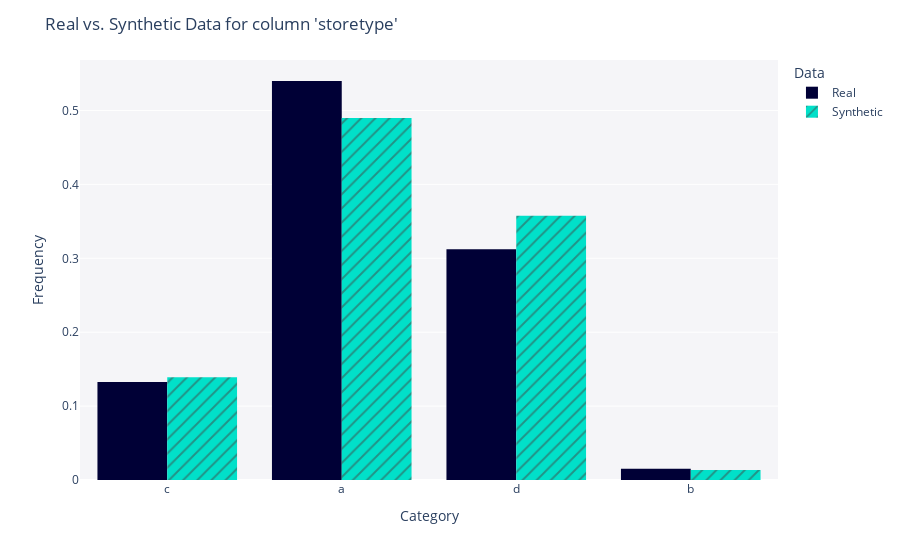
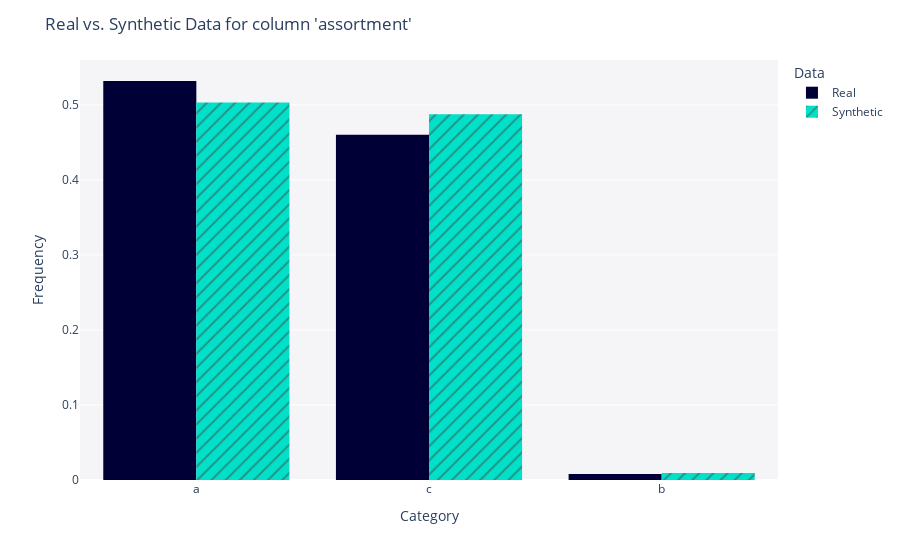
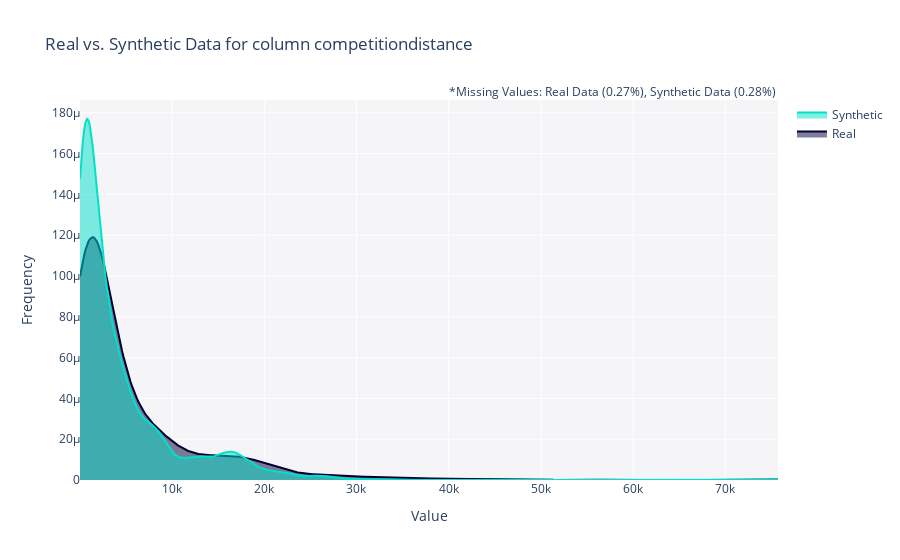
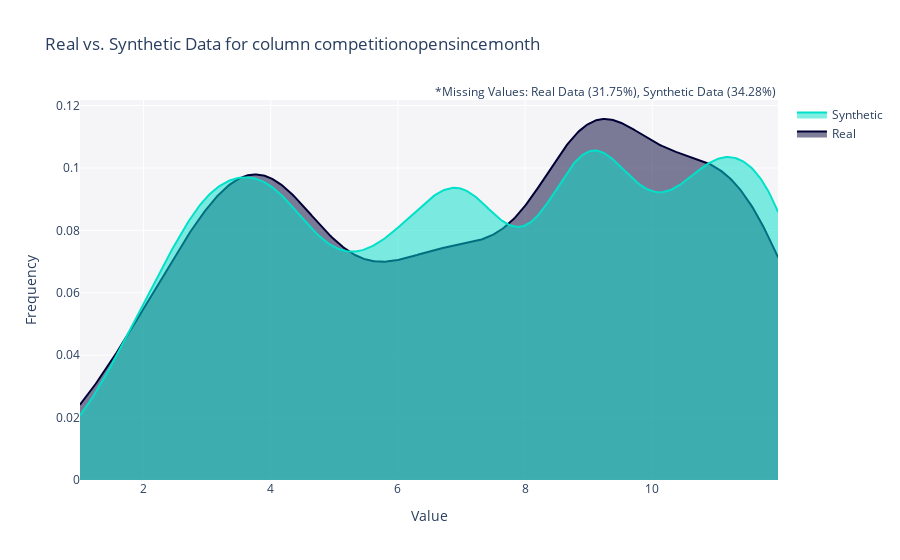

The notebook cell saved with these charts, in order:
### Code cell
plot_all_columns(real_data, synthetic_data, metadata)

### Figure 1 — Plotly figure (JSON) as saved in the notebook; plotly's stock layout.template omitted (floating-point values rounded to 4 significant figures; data arrays with more than 128 entries replaced by an {"elided": "..."} marker saying what was removed)
{"data": [{"alignmentgroup": "True", "bingroup": "x", "histnorm": "probability density", "hovertemplate": "<b>Real</b><br>Frequency: %{y}<extra></extra>", "legendgroup": "Real", "marker": {"color": "#000036", "pattern": {"shape": ""}}, "name": "Real", "offsetgroup": "Real", "orientation": "v", "showlegend": true, "type": "histogram", "x": {"elided": "1115 str values"}, "xaxis": "x", "yaxis": "y"}, {"alignmentgroup": "True", "bingroup": "x", "histnorm": "probability density", "hovertemplate": "<b>Synthetic</b><br>Frequency: %{y}<extra></extra>", "legendgroup": "Synthetic", "marker": {"color": "#01E0C9", "pattern": {"shape": "/"}}, "name": "Synthetic", "offsetgroup": "Synthetic", "orientation": "v", "showlegend": true, "type": "histogram", "x": {"elided": "5000 str values"}, "xaxis": "x", "yaxis": "y"}], "layout": {"barmode": "group", "legend": {"title": {"text": "Data"}, "tracegroupgap": 0}, "margin": {"t": 60}, "plot_bgcolor": "#F5F5F8", "title": {"text": "Real vs. Synthetic Data for column 'storetype'"}, "xaxis": {"anchor": "y", "domain": [0, 1], "title": {"text": "Category"}}, "yaxis": {"anchor": "x", "domain": [0, 1], "title": {"text": "Frequency"}}}}

### Figure 2 — Plotly figure (JSON) as saved in the notebook; plotly's stock layout.template omitted (floating-point values rounded to 4 significant figures; data arrays with more than 128 entries replaced by an {"elided": "..."} marker saying what was removed)
{"data": [{"alignmentgroup": "True", "bingroup": "x", "histnorm": "probability density", "hovertemplate": "<b>Real</b><br>Frequency: %{y}<extra></extra>", "legendgroup": "Real", "marker": {"color": "#000036", "pattern": {"shape": ""}}, "name": "Real", "offsetgroup": "Real", "orientation": "v", "showlegend": true, "type": "histogram", "x": {"elided": "1115 str values"}, "xaxis": "x", "yaxis": "y"}, {"alignmentgroup": "True", "bingroup": "x", "histnorm": "probability density", "hovertemplate": "<b>Synthetic</b><br>Frequency: %{y}<extra></extra>", "legendgroup": "Synthetic", "marker": {"color": "#01E0C9", "pattern": {"shape": "/"}}, "name": "Synthetic", "offsetgroup": "Synthetic", "orientation": "v", "showlegend": true, "type": "histogram", "x": {"elided": "5000 str values"}, "xaxis": "x", "yaxis": "y"}], "layout": {"barmode": "group", "legend": {"title": {"text": "Data"}, "tracegroupgap": 0}, "margin": {"t": 60}, "plot_bgcolor": "#F5F5F8", "title": {"text": "Real vs. Synthetic Data for column 'assortment'"}, "xaxis": {"anchor": "y", "domain": [0, 1], "title": {"text": "Category"}}, "yaxis": {"anchor": "x", "domain": [0, 1], "title": {"text": "Frequency"}}}}

### Figure 3 — Plotly figure (JSON) as saved in the notebook; plotly's stock layout.template omitted (floating-point values rounded to 4 significant figures; data arrays with more than 128 entries replaced by an {"elided": "..."} marker saying what was removed)
{"data": [{"fill": "tozeroy", "hovertemplate": "<b>Real</b><br>Value: %{x}<br>Frequency: %{y}<extra></extra>", "legendgroup": "Real", "marker": {"color": "#000036"}, "mode": "lines", "name": "Real", "showlegend": true, "type": "scatter", "x": {"elided": "500 float values"}, "xaxis": "x", "y": {"elided": "500 float values"}, "yaxis": "y"}, {"fill": "tozeroy", "hovertemplate": "<b>Synthetic</b><br>Value: %{x}<br>Frequency: %{y}<extra></extra>", "legendgroup": "Synthetic", "marker": {"color": "#01E0C9"}, "mode": "lines", "name": "Synthetic", "showlegend": true, "type": "scatter", "x": {"elided": "500 float values"}, "xaxis": "x", "y": {"elided": "500 float values"}, "yaxis": "y"}], "layout": {"annotations": [{"showarrow": false, "text": "*Missing Values: Real Data (0.27%), Synthetic Data (0.28%)", "x": 1, "xref": "paper", "y": 1.05, "yref": "paper"}], "barmode": "overlay", "hovermode": "closest", "legend": {"traceorder": "reversed"}, "plot_bgcolor": "#F5F5F8", "title": {"text": "Real vs. Synthetic Data for column competitiondistance"}, "xaxis": {"anchor": "y2", "domain": [0, 1], "title": {"text": "Value"}, "zeroline": false}, "yaxis": {"anchor": "free", "domain": [0, 1], "position": 0, "title": {"text": "Frequency"}}}}

### Figure 4 — Plotly figure (JSON) as saved in the notebook; plotly's stock layout.template omitted (floating-point values rounded to 4 significant figures; data arrays with more than 128 entries replaced by an {"elided": "..."} marker saying what was removed)
{"data": [{"fill": "tozeroy", "hovertemplate": "<b>Real</b><br>Value: %{x}<br>Frequency: %{y}<extra></extra>", "legendgroup": "Real", "marker": {"color": "#000036"}, "mode": "lines", "name": "Real", "showlegend": true, "type": "scatter", "x": {"elided": "500 float values"}, "xaxis": "x", "y": {"elided": "500 float values"}, "yaxis": "y"}, {"fill": "tozeroy", "hovertemplate": "<b>Synthetic</b><br>Value: %{x}<br>Frequency: %{y}<extra></extra>", "legendgroup": "Synthetic", "marker": {"color": "#01E0C9"}, "mode": "lines", "name": "Synthetic", "showlegend": true, "type": "scatter", "x": {"elided": "500 float values"}, "xaxis": "x", "y": {"elided": "500 float values"}, "yaxis": "y"}], "layout": {"annotations": [{"showarrow": false, "text": "*Missing Values: Real Data (31.75%), Synthetic Data (34.28%)", "x": 1, "xref": "paper", "y": 1.05, "yref": "paper"}], "barmode": "overlay", "hovermode": "closest", "legend": {"traceorder": "reversed"}, "plot_bgcolor": "#F5F5F8", "title": {"text": "Real vs. Synthetic Data for column competitionopensincemonth"}, "xaxis": {"anchor": "y2", "domain": [0, 1], "title": {"text": "Value"}, "zeroline": false}, "yaxis": {"anchor": "free", "domain": [0, 1], "position": 0, "title": {"text": "Frequency"}}}}
